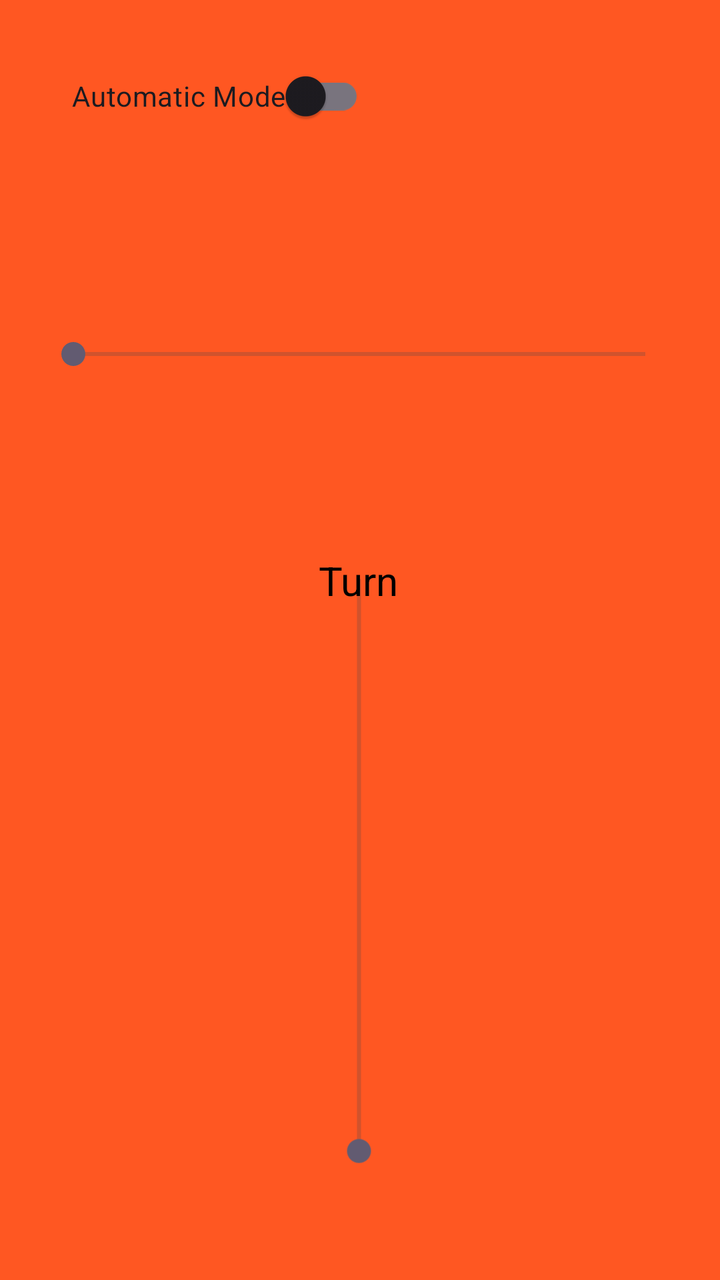
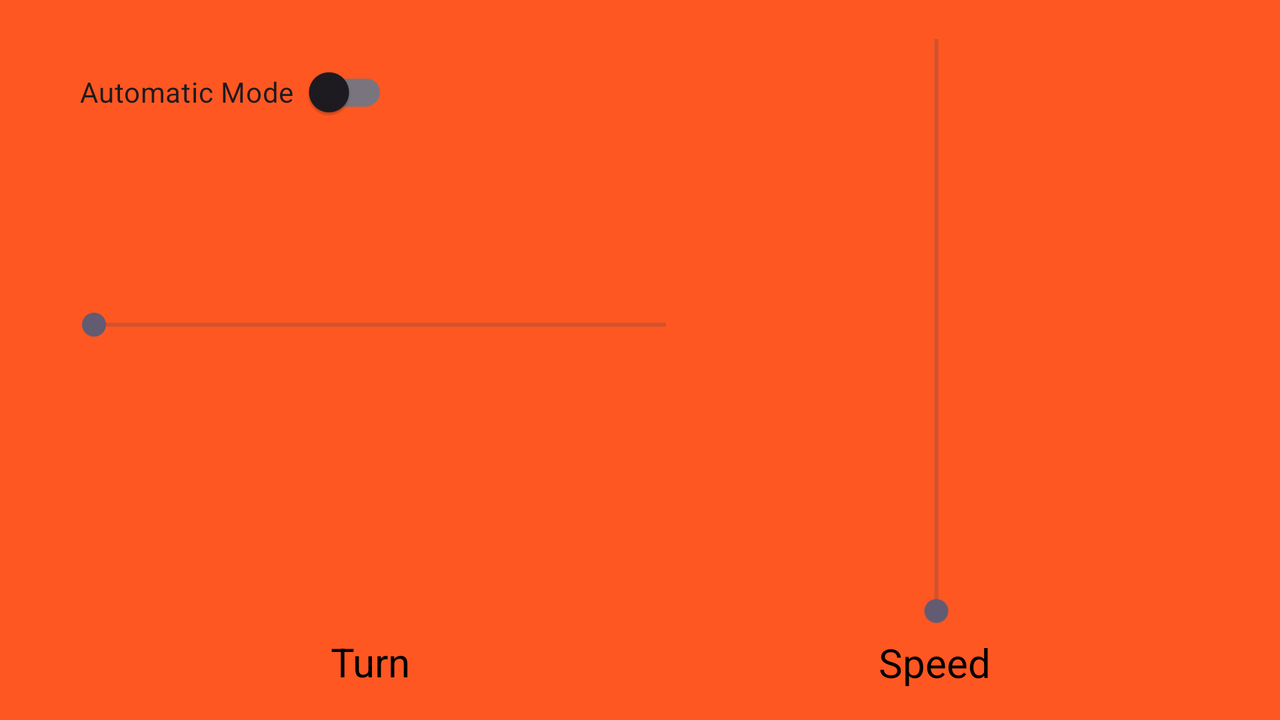

The same Android screen from two of the app's own layout files: first res/layout/ as a phone draws it, then the repository's variant for another configuration, drawn on a device whose configuration selects that folder. Both files follow.
<!-- AndroidManifest.xml: application theme Theme._03RController -->
<!-- res/layout/activity_main.xml -->
<?xml version="1.0" encoding="utf-8"?>
<androidx.constraintlayout.widget.ConstraintLayout xmlns:android="http://schemas.android.com/apk/res/android"
    xmlns:app="http://schemas.android.com/apk/res-auto"
    xmlns:tools="http://schemas.android.com/tools"
    android:id="@+id/main"
    android:layout_width="match_parent"
    android:layout_height="match_parent"
    android:background="#FF5722"
    tools:context=".MainActivity">

    <SeekBar
        android:id="@+id/turnBar"
        android:layout_width="318dp"
        android:layout_height="115dp"
        app:layout_constraintBottom_toBottomOf="parent"
        app:layout_constraintEnd_toEndOf="parent"
        app:layout_constraintHorizontal_bias="0.494"
        app:layout_constraintStart_toStartOf="parent"
        app:layout_constraintTop_toTopOf="parent"
        app:layout_constraintVertical_bias="0.228" />

    <SeekBar
        android:id="@+id/speedBar"
        android:layout_width="318dp"
        android:layout_height="115dp"
        android:rotation="-90"
        app:layout_constraintBottom_toBottomOf="parent"
        app:layout_constraintEnd_toEndOf="parent"
        app:layout_constraintHorizontal_bias="0.494"
        app:layout_constraintStart_toStartOf="parent"
        app:layout_constraintTop_toTopOf="parent"
        app:layout_constraintVertical_bias="0.714" />

    <androidx.appcompat.widget.SwitchCompat
        android:id="@+id/mode"
        android:layout_width="wrap_content"
        android:layout_height="wrap_content"
        android:layout_marginStart="36dp"
        android:layout_marginTop="24dp"
        android:text="@string/automatic_mode"
        app:layout_constraintStart_toStartOf="parent"
        app:layout_constraintTop_toTopOf="parent" />

    <TextView
        android:id="@+id/turnText"
        android:layout_width="wrap_content"
        android:layout_height="wrap_content"
        android:gravity="center_horizontal"
        android:paddingTop="8dp"
        android:text="@string/turn"
        android:textColor="@color/black"
        android:textSize="20sp"
        app:layout_constraintBottom_toBottomOf="@+id/speedText"
        app:layout_constraintEnd_toEndOf="@+id/turnBar"
        app:layout_constraintHorizontal_bias="0.498"
        app:layout_constraintStart_toStartOf="@+id/turnBar"
        app:layout_constraintTop_toTopOf="@+id/turnBar"
        app:layout_constraintVertical_bias="0.276" />

    <TextView
        android:id="@+id/speedText"
        android:layout_width="wrap_content"
        android:layout_height="wrap_content"
        android:layout_marginTop="660dp"
        android:gravity="center_horizontal"
        android:paddingTop="8dp"
        android:text="@string/speed"
        android:textColor="@color/black"
        android:textSize="20sp"
        app:layout_constraintEnd_toEndOf="@+id/speedBar"
        app:layout_constraintStart_toStartOf="@+id/speedBar"
        app:layout_constraintTop_toTopOf="parent" />

</androidx.constraintlayout.widget.ConstraintLayout>
<!-- resources referenced by this layout -->
<resources>
  <string name="automatic_mode">Automatic Mode</string>
  <string name="speed">Speed</string>
  <string name="turn">Turn</string>
  <style name="Theme._03RController" parent="Base.Theme._03RController" />
  <style name="Base.Theme._03RController" parent="Theme.Material3.DayNight.NoActionBar">
          
          
      </style>
</resources>
<!-- res/layout-land/activity_main.xml (the repository's variant of the layout above) -->
<!-- drawn on the phone turned sideways -->
<?xml version="1.0" encoding="utf-8"?>
<androidx.constraintlayout.widget.ConstraintLayout xmlns:android="http://schemas.android.com/apk/res/android"
    xmlns:app="http://schemas.android.com/apk/res-auto"
    xmlns:tools="http://schemas.android.com/tools"
    android:id="@+id/main"
    android:layout_width="match_parent"
    android:layout_height="match_parent"
    android:background="#FF5722"
    tools:context=".MainActivity">

    <SeekBar
        android:id="@+id/speedBar"
        android:layout_width="318dp"
        android:layout_height="115dp"
        android:rotation="-90"
        app:layout_constraintBottom_toBottomOf="parent"
        app:layout_constraintEnd_toEndOf="parent"
        app:layout_constraintHorizontal_bias="0.961"
        app:layout_constraintStart_toStartOf="parent"
        app:layout_constraintTop_toTopOf="parent"
        app:layout_constraintVertical_bias="0.429" />

    <SeekBar
        android:id="@+id/turnBar"
        android:layout_width="318dp"
        android:layout_height="115dp"
        app:layout_constraintBottom_toBottomOf="parent"
        app:layout_constraintEnd_toEndOf="parent"
        app:layout_constraintHorizontal_bias="0.096"
        app:layout_constraintStart_toStartOf="parent"
        app:layout_constraintTop_toTopOf="parent"
        app:layout_constraintVertical_bias="0.429" />

    <androidx.appcompat.widget.SwitchCompat
        android:id="@+id/mode"
        android:layout_width="154dp"
        android:layout_height="60dp"
        android:layout_marginStart="40dp"
        android:layout_marginTop="16dp"
        android:text="@string/automatic_mode"
        app:layout_constraintStart_toStartOf="parent"
        app:layout_constraintTop_toTopOf="parent" />

    <TextView
        android:id="@+id/turnText"
        android:layout_width="wrap_content"
        android:layout_height="wrap_content"
        android:gravity="center_horizontal"
        android:paddingTop="8dp"
        android:text="@string/turn"
        android:textColor="@color/black"
        android:textSize="20sp"
        app:layout_constraintBottom_toBottomOf="parent"
        app:layout_constraintEnd_toEndOf="@+id/turnBar"
        app:layout_constraintHorizontal_bias="0.482"
        app:layout_constraintStart_toStartOf="@+id/turnBar"
        app:layout_constraintTop_toTopOf="@+id/turnBar"
        app:layout_constraintVertical_bias="0.929" />

    <TextView
        android:id="@+id/speedText"
        android:layout_width="wrap_content"
        android:layout_height="wrap_content"
        android:layout_marginTop="24dp"
        android:gravity="center_horizontal"
        android:paddingTop="8dp"
        android:text="@string/speed"
        android:textColor="@color/black"
        android:textSize="20sp"
        app:layout_constraintBottom_toBottomOf="parent"
        app:layout_constraintEnd_toEndOf="@+id/speedBar"
        app:layout_constraintHorizontal_bias="0.496"
        app:layout_constraintStart_toStartOf="@+id/speedBar"
        app:layout_constraintTop_toTopOf="@+id/speedBar"
        app:layout_constraintVertical_bias="0.921" />


</androidx.constraintlayout.widget.ConstraintLayout>
